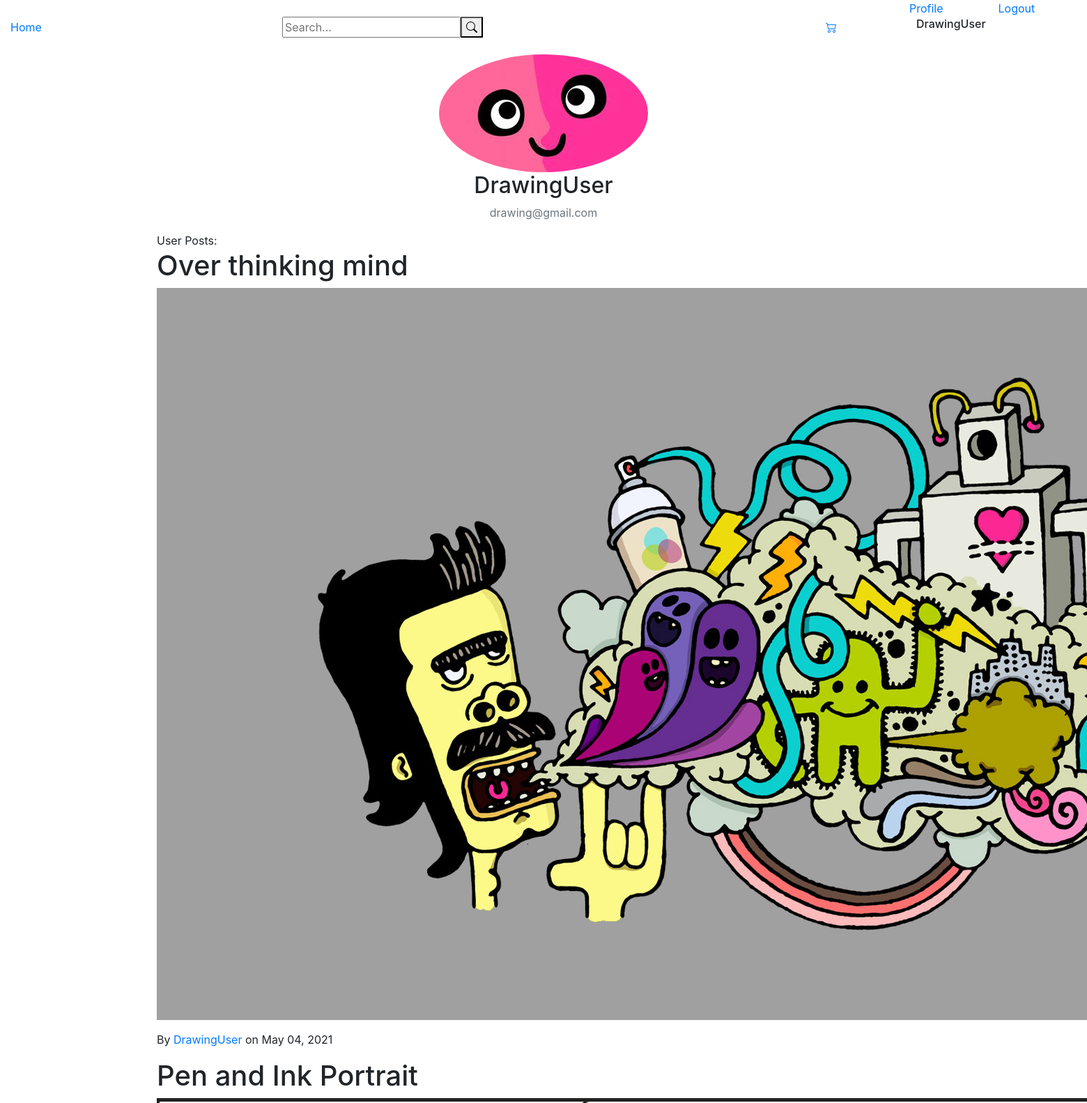
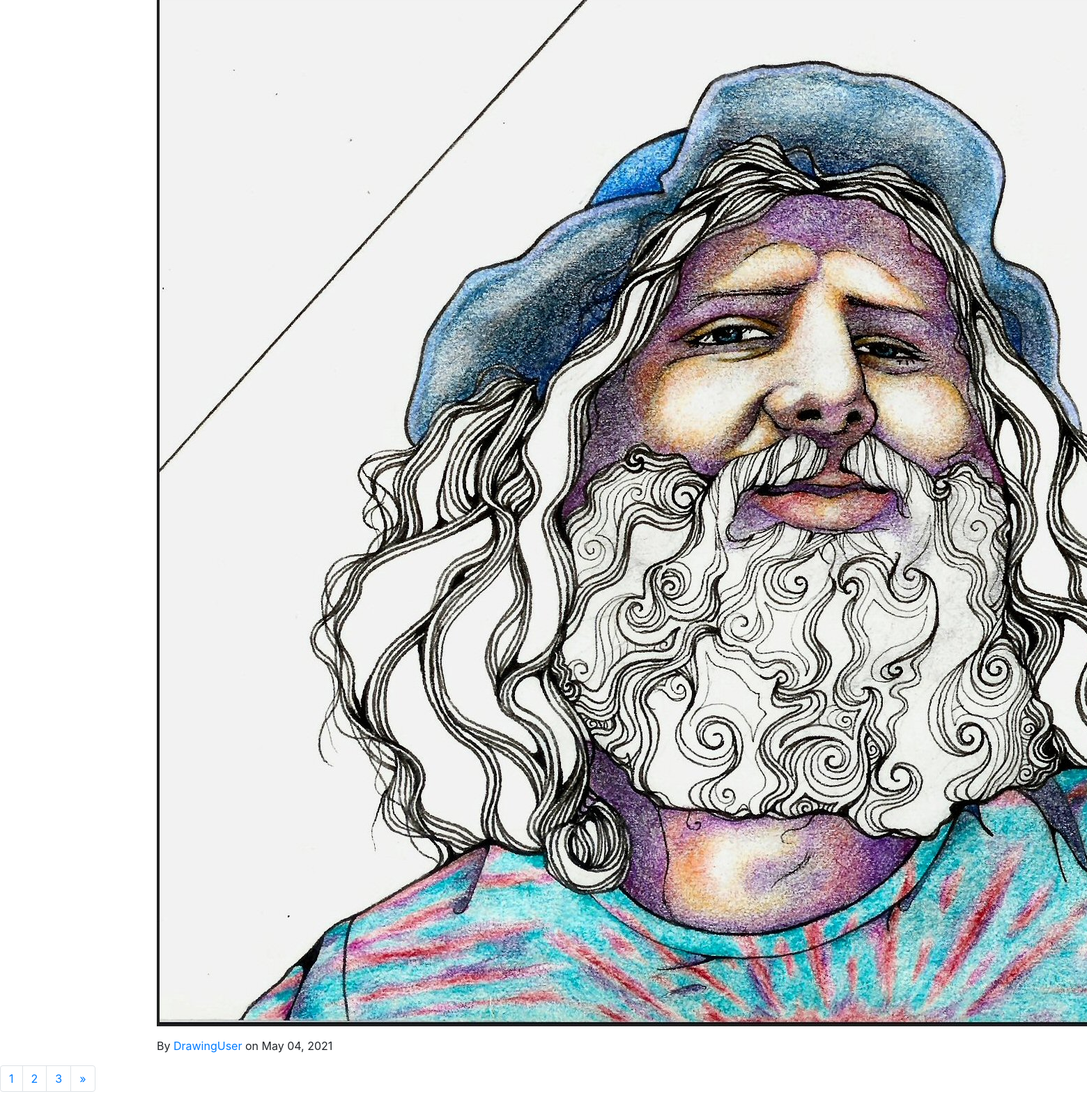
Screenshot of /posts/user/34/ with the database file from the repository (2 pictures, top to bottom).
### users/models.py (models this page shows, shortened)
class Profile(models.Model):
    user = models.OneToOneField(User, on_delete=models.CASCADE)
    product = models.ManyToManyField(Post,blank=True)
    image = models.ImageField(default='users/profile_pics/default.jpg',upload_to='users/profile_pics/')

### posts/models.py (models this page shows, shortened)
class Post(models.Model):
    user  = models.ForeignKey(User, on_delete=models.CASCADE)
    title = models.CharField(max_length=100)
    description = models.TextField(max_length=200)
    image = models.ImageField(upload_to="posts/")
    date = models.DateTimeField(auto_now_add=True)
    category = models.ForeignKey(Categories,on_delete=models.CASCADE,related_name='categories')
    slug = models.SlugField(max_length=100)
    price = models.FloatField()

### posts/views.py (the view)
# urls.py: path('posts/user/<int:pk>/',views.userProfile,name = 'profile'),
def userProfile(request,pk):
    user = get_object_or_404(User,pk=pk)
    posts = Post.objects.filter(user=pk)
    paginator = Paginator(posts,2)
    page_number = request.GET.get('page')
    page_obj = paginator.get_page(page_number)
    context={
        'user': user,
        'posts': posts,
        'page_obj': page_obj
    }
    return render(request,'posts/user_profile.html',context)

### posts/templates/posts/user_profile.html
{% extends 'index.html' %}
{% block content %}
<div class="profile-content container">
    <div class="profile-content-image d-flex justify-content-between align-items-center flex-column">
        <img class="rounded-circle account-img" src="{{ user.profile.image.url }}" alt="This is Profile Pic">
        <div class="profile-content-body d-flex justify-content-between align-items-center flex-column">
            <h2 class="account-heading">{{ user.username}}</h2>
            <p class=text-secondary>{{ user.email }}</p>
        </div>
    </div>
    <div>
       <div class="profile-title"> User Posts:</div>
        {% for post in page_obj %}
        <div class="posts-contents profile-contents">
            <h1>{{post.title}}</h1>
            <p><a href="{% url 'posts:post-detail' post.id %}"><img src="{{post.image.url}}" alt="{{post.title}}"></a></p>
            <p>By <a href="#">{{post.user}}</a> on {{post.date|date:"F d, Y"}}</p>
        </div>
        {% endfor %}
    </div>
</div>
{% include 'pagination.html' %}
{% endblock %}

### templates/index.html (shortened to what this page needs)
{% load sass_tags %}
{% load static %}
<!DOCTYPE html>
<html lang="en">
<head>
    <link href="{% sass_src 'scss/main.scss' %}" rel="stylesheet"  type="text/css">
    <link href="https://cdn.jsdelivr.net/npm/bootstrap@5.0.0-beta1/dist/css/bootstrap.min.css" rel="stylesheet">
    <link rel="stylesheet" href="https://cdn.jsdelivr.net/npm/bootstrap-icons@1.4.0/font/bootstrap-icons.css">
    <link rel="stylesheet" href="https://cdnjs.cloudflare.com/ajax/libs/font-awesome/4.7.0/css/font-awesome.min.css">
    <link rel="stylesheet" href="https://stackpath.bootstrapcdn.com/bootstrap/4.4.1/css/bootstrap.min.css">
</head>
<body>
    {% include 'nav-bar.html' %}
    <br>
    <div class="main-content">
        {% block content %}
        {% endblock %}
    </div>
</body>
</html>

### templates/nav-bar.html (shortened to what this page needs)
<div class="container-fluid">
    <div class="row   menu">
        <div class="col-12 d-flex justify-content-end">
            {% if user.is_authenticated %}
            <a class="col-1 menu-items" href="{% url 'users:profile' %}">Profile</a>
            <a class="col-1 menu-items" href=" {% url 'users:logout' %}">Logout</a>
            {% else %}
            <a class="col-1 menu-items" href=" {% url 'users:login' %} ">Login</a>
            <a class="col-1 menu-items" href="{% url 'users:register' %}">Signup</a>
            {% endif %}
            </div>
    </div>
    <div class="row justify-content-end bottom-row align-items-center">
        <div class="col-3 logo">
            <a class="logo-items" href="/">Home</a>
        </div>
        <div class="col-6 search-bar">
            <form action="{% url 'posts:search' %}" method="get">
                <input name="q" type="text" placeholder="Search..."><button type="submit"><i class="bi bi-search"></i></button>
            </form>
        </div>
        <div class="col-1 cart">
            <a href="{% url 'cart:order-summary' %}"><i class="bi bi-cart2"></i></a>
        </div>
        <div class="col-2">
            {% if user.is_authenticated %}
                <h6>{{user.username}}</h6>
            {% endif %}
        </div>
    </div>
</div>

### templates/pagination.html (shortened to what this page needs)
{% if page_obj %}
    <nav aria-label="Page navigation example">
        <ul class="pagination">
        {% for num in page_obj.paginator.page_range %}
            {% if page_obj.number == num %}
                <li class="page-item"><a class="page-link" href="?page={{num}}">{{ num }}</a></li>
            {% elif num > page_obj.number|add:'-3' and num < page_obj.number|add:'3' %}
                <li class="page-item"><a class="page-link" href="?page={{num}}">{{num}}</a></li>
            {% endif %}
        {% endfor %}
        {% if page_obj.has_next %}
        <li class="page-item">
            <a class="page-link" href="?={{page_obj.next_page_number}}" aria-label="Next">
              <span aria-hidden="true">»</span>
            </a>
        </li>
        {% endif %}
        </ul>
      </nav>
{% endif %}

### rows the page displays
Post: title "Over thinking mind", image (picture), user "DrawingUser", date "May 04, 2021"
Post: title "Pen and Ink Portrait", image (picture), user "DrawingUser", date "May 04, 2021"

### other values shown
{{ user.username }} "DrawingUser"
{{ user.email }} "drawing@gmail.com"
{{ num }} "1"
{{ num }} "2" "3"
